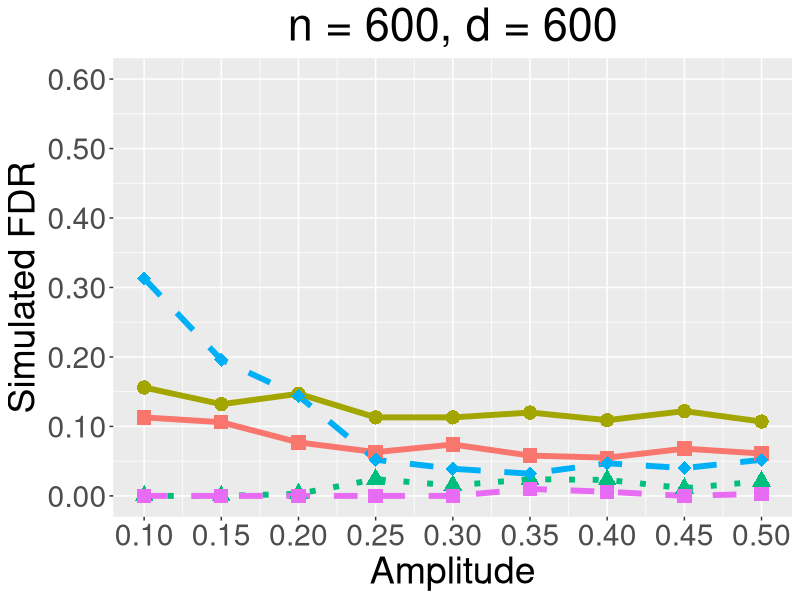
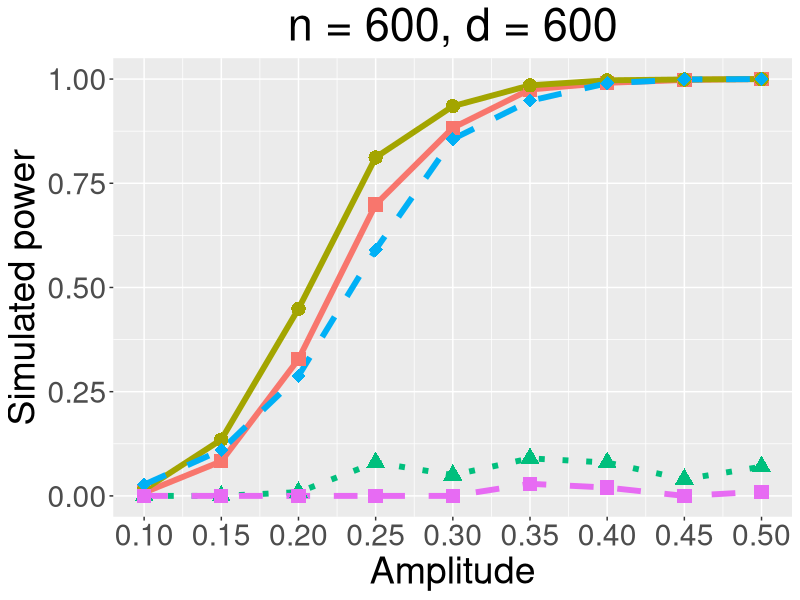
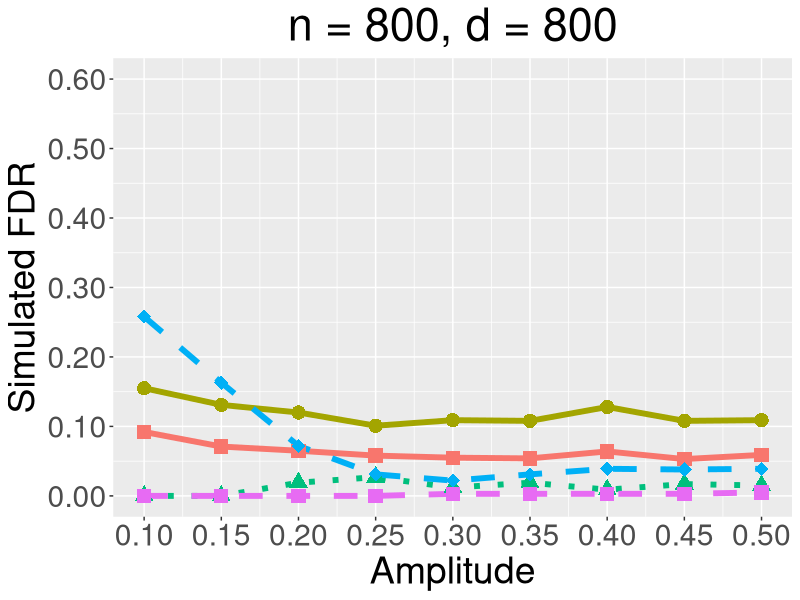
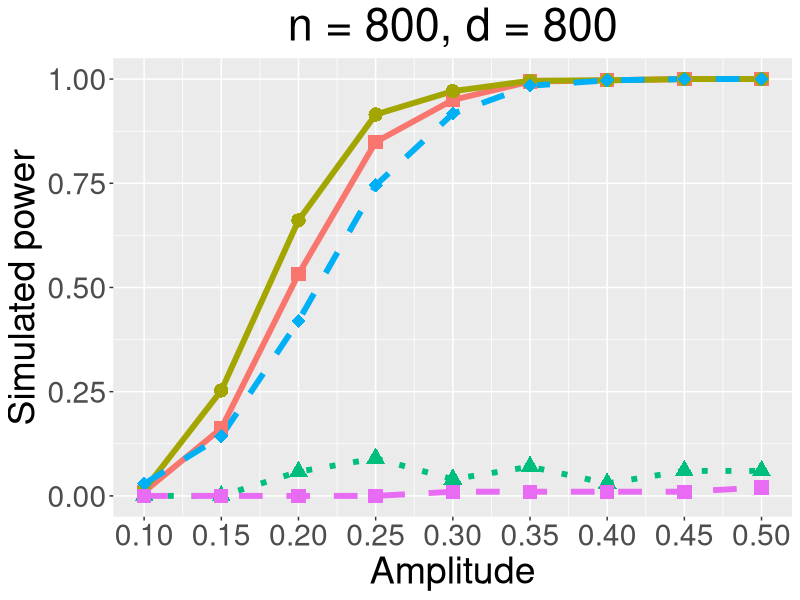
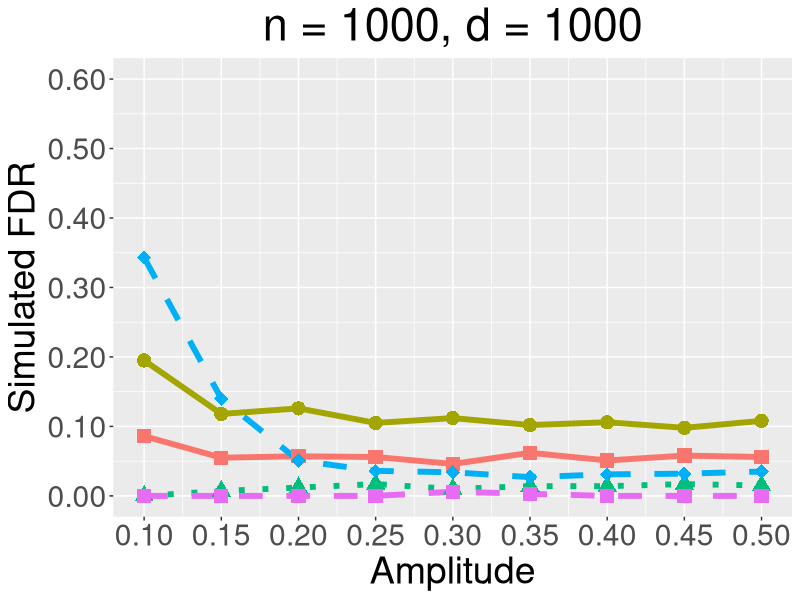
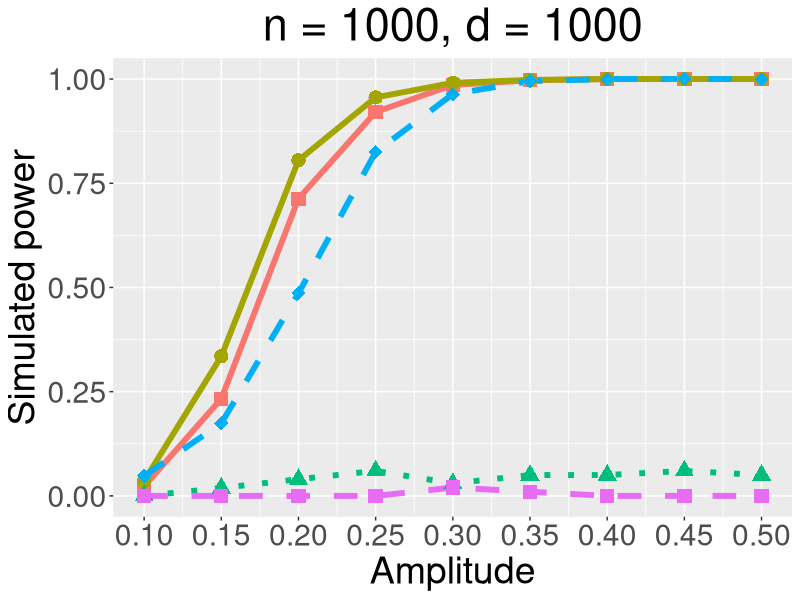
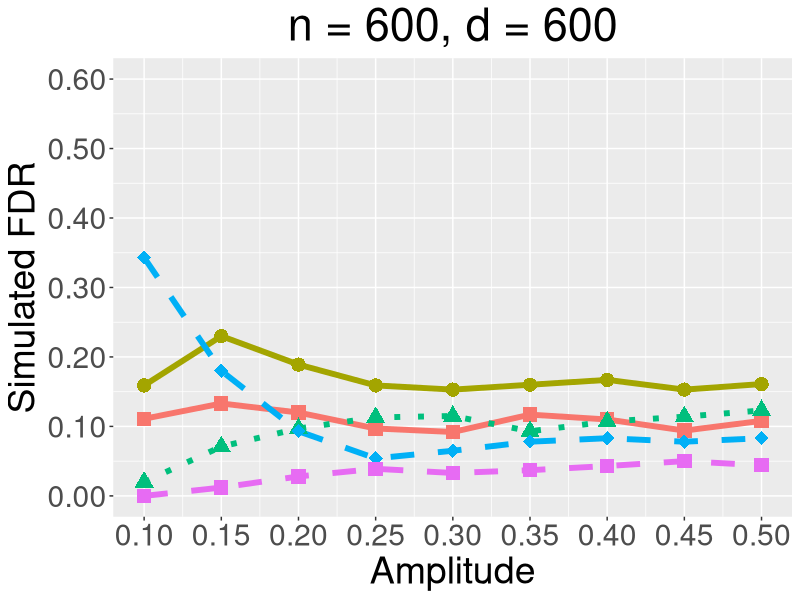
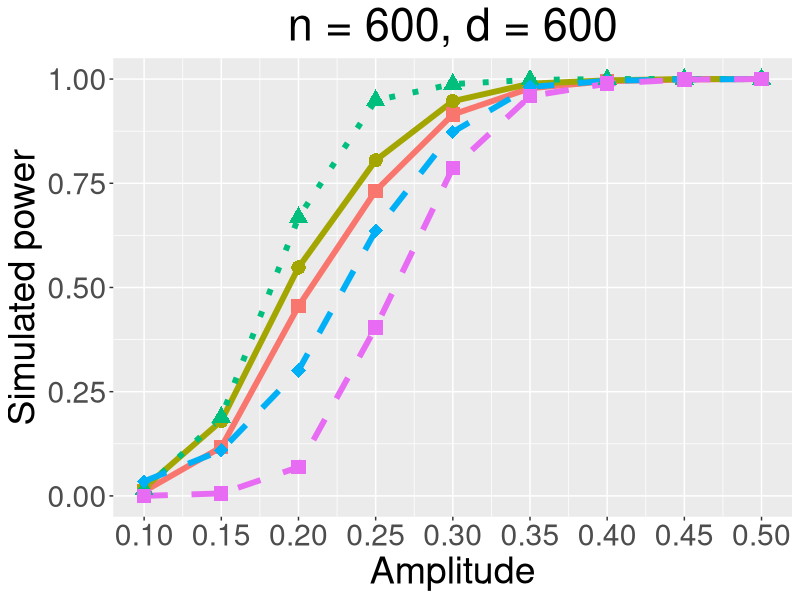

Recreate these plots in R, in order.
library(ggplot2)


########################################################
#DATA

n600p600fdr_005 = matrix(c(0.113,0.156,0,0.313,0,
                         0.106,0.132,0,0.196,0,
                         0.077,0.147,0.003,0.144,0,
                         0.063,0.113,0.024,0.052,0,
                         0.074,0.113,0.015,0.039,0,
                         0.058,0.120,0.024,0.032,0.010,
                         0.055,0.109,0.023,0.047,0.006,
                         0.068,0.122,0.011,0.040,0,
                         0.061,0.107,0.021,0.052,0.003),
                       byrow = TRUE, nrow = 9, ncol = 5)


n600p600power_005 = matrix(c(0.008,0.015,0,0.027,0,
                           0.083,0.135,0,0.110,0,
                           0.328,0.449,0.009,0.288,0,
                           0.699,0.812,0.080,0.591,0,
                           0.883,0.935,0.050,0.856,0,
                           0.975,0.985,0.090,0.948,0.029,
                           0.991,0.997,0.080,0.990,0.020,
                           0.998,0.999,0.040,0.999,0,
                           1,1,0.070,1,0.010),
                         byrow = TRUE, nrow = 9, ncol = 5)


n600p600fdr_01 = matrix(c(0.111,0.159,0.020,0.343,0,
                        0.133,0.230,0.071,0.180,0.012,
                        0.120,0.189,0.097,0.093,0.028,
                        0.097,0.159,0.113,0.054,0.039,
                        0.092,0.153,0.115,0.065,0.033,
                        0.117,0.160,0.093,0.078,0.037,
                        0.110,0.167,0.107,0.083,0.043,
                        0.094,0.153,0.114,0.078,0.050,
                        0.108,0.161,0.123,0.083,0.044),
                      byrow = TRUE, nrow = 9, ncol = 5)


n600p600power_01 = matrix(c(0.011,0.019,0.015,0.035,0,
                          0.117,0.180,0.189,0.109,0.006,
                          0.455,0.548,0.668,0.301,0.069,
                          0.732,0.805,0.949,0.636,0.404,
                          0.915,0.947,0.988,0.873,0.787,
                          0.978,0.989,0.998,0.981,0.959,
                          0.995,0.997,1,0.996,0.989,
                          0.999,1,1,0.999,0.999,
                          1,1,1,1,1),
                        byrow = TRUE, nrow = 9, ncol = 5)


###########################################################

n800p800fdr_005 = matrix(c(0.092,0.155,0,0.258,0,
                           0.071,0.131,0,0.163,0,
                           0.065,0.120,0.019,0.072,0,
                           0.058,0.101,0.027,0.031,0,
                           0.055,0.109,0.012,0.022,0.003,
                           0.054,0.108,0.019,0.031,0.003,
                           0.064,0.128,0.009,0.039,0.003,
                           0.053,0.108,0.017,0.038,0.003,
                           0.059,0.109,0.015,0.039,0.005),
                         byrow = TRUE, nrow = 9, ncol = 5)


n800p800power_005 = matrix(c(0.010,0.014,0,0.029,0,
                             0.162,0.253,0,0.143,0,
                             0.532,0.661,0.058,0.420,0,
                             0.849,0.915,0.090,0.745,0,
                             0.950,0.971,0.040,0.917,0.010,
                             0.994,0.996,0.070,0.984,0.010,
                             0.997,0.997,0.030,0.997,0.010,
                             1,1,0.060,1,0.010,
                             1,1,0.060,1,0.020),
                           byrow = TRUE, nrow = 9, ncol = 5)


n800p800fdr_01 = matrix(c(0.138,0.253,0.026,0.359,0,
                          0.175,0.232,0.109,0.121,0.007,
                          0.109,0.184,0.119,0.071,0.026,
                          0.107,0.166,0.096,0.060,0.028,
                          0.103,0.170,0.094,0.064,0.047,
                          0.114,0.172,0.114,0.069,0.054,
                          0.108,0.181,0.102,0.083,0.034,
                          0.095,0.167,0.114,0.067,0.038,
                          0.097,0.169,0.103,0.075,0.038),
                        byrow = TRUE, nrow = 9, ncol = 5)


n800p800power_01 = matrix(c(0.015,0.030,0.027,0.033,0,
                            0.188,0.249,0.425,0.150,0.002,
                            0.609,0.705,0.873,0.462,0.124,
                            0.869,0.913,0.975,0.756,0.646,
                            0.974,0.985,1,0.969,0.925,
                            0.993,0.997,0.999,0.995,0.982,
                            0.999,1,1,1,0.997,
                            1,1,1,1,0.999,
                            1,1,1,1,0.999),
                          byrow = TRUE, nrow = 9, ncol = 5)

###########################################################

n1000p1000fdr_005 = matrix(c(0.086,0.195,0,0.343,0,
                         0.055,0.118,0.007,0.140,0,
                         0.057,0.126,0.012,0.051,0,
                         0.056,0.105,0.017,0.036,0,
                         0.046,0.112,0.010,0.034,0.006,
                         0.062,0.102,0.014,0.027,0.003,
                         0.051,0.106,0.014,0.031,0,
                         0.058,0.098,0.017,0.032,0,
                         0.056,0.108,0.015,0.035,0),
                       byrow = TRUE, nrow = 9, ncol = 5)


n1000p1000power_005 = matrix(c(0.023,0.036,0,0.048,0,
                           0.233,0.335,0.019,0.174,0,
                           0.713,0.805,0.040,0.486,0,
                           0.921,0.956,0.060,0.825,0,
                           0.986,0.991,0.030,0.964,0.020,
                           0.997,0.998,0.050,0.995,0.010,
                           1,1,0.050,1,0,
                           1,1,0.060,1,0,
                           1,1,0.050,1,0),
                         byrow = TRUE, nrow = 9, ncol = 5)


n1000p1000fdr_01 = matrix(c(0.181,0.290,0.021,0.297,0,
                        0.123,0.213,0.113,0.144,0.002,
                        0.110,0.176,0.090,0.068,0.025,
                        0.103,0.180,0.100,0.056,0.029,
                        0.092,0.171,0.113,0.051,0.031,
                        0.103,0.173,0.080,0.060,0.029,
                        0.100,0.169,0.102,0.059,0.031,
                        0.103,0.157,0.118,0.070,0.037,
                        0.097,0.168,0.083,0.052,0.039),
                      byrow = TRUE, nrow = 9, ncol = 5)


n1000p1000power_01 = matrix(c(0.025,0.037,0.037,0.041,0,
                          0.313,0.423,0.679,0.189,0.007,
                          0.737,0.817,0.961,0.497,0.201,
                          0.953,0.973,0.993,0.873,0.803,
                          0.993,0.997,1,0.979,0.971,
                          0.999,1,1,0.998,0.996,
                          0.999,0.999,1,1,1,
                          1,1,1,1,1,
                          1,1,1,1,1),
                        byrow = TRUE, nrow = 9, ncol = 5)

##########################################################


###DRAW

# fdr005, 6 figures

# Set x label, it is public.
amplevel = rep(c(0.1,0.15,0.2,0.25,0.3,0.35,0.4,0.45,0.5), times = 5)
# Set the type of methods, it is public.
type = rep(c('A','B','C','D','E'), each = 9)

points = c('A' = 15, 'B' = 16, 'C' = 17, 'D' = 18, 'E' = 15)

# Read the data into dataframe.
fdr11 = c(n600p600fdr_005[,1], n600p600fdr_005[,2], n600p600fdr_005[,3], n600p600fdr_005[,4], n600p600fdr_005[,5])
df11 = data.frame(amplevel = amplevel, type = type, fdr = fdr11)

# DRAW
n600p600fdr_005 = 
  ggplot(data = df11, mapping = aes(x = amplevel, y = fdr, colour = type, shape = type, linetype = type)) + scale_linetype_manual(values=c("solid", "solid", "dotted", "dashed", "dashed")) + scale_shape_manual(values = points)+ geom_line(linewidth = 2) + geom_point(size = 4.5) + scale_x_continuous(name = "Amplitude", breaks = seq(0.1, 0.5, by = 0.05), labels = c("0.10", "0.15", "0.20", "0.25", "0.30", "0.35", "0.40", "0.45","0.50"), limits = c(0.1, 0.5)) + scale_y_continuous(name = "Simulated FDR", breaks = seq(0, 0.6, by = 0.1), labels = c("0.00","0.10", "0.20", "0.30", "0.40", "0.50", "0.60"), limits = c(0,0.6)) + ggtitle("n = 600, d = 600") + theme(legend.position = 'none', text = element_text(size = 27), plot.title = element_text(hjust = 0.5)) 

# SAVE
ggsave("n600p600fdr_005.pdf", device = "pdf", path = "C:/Users/朱正天/Desktop/Knockoff_code/Knockoff_pre/S3", width = 8, height = 6)


# Figure 1-2

# Read the data into dataframe.
pwr12 = c(n600p600power_005[,1], n600p600power_005[,2], n600p600power_005[,3], n600p600power_005[,4], n600p600power_005[,5])
df12 = data.frame(amplevel = amplevel, type = type, power = pwr12)

# DRAW
n600p600power_005 = 
  ggplot(data = df12, mapping = aes(x = amplevel, y = power, colour = type, shape = type, linetype = type)) + scale_linetype_manual(values=c("solid", "solid", "dotted", "dashed", "dashed")) + scale_shape_manual(values = points)+ geom_line(linewidth = 2) + geom_point(size = 4.5) + scale_x_continuous(name = "Amplitude", breaks = seq(0.1, 0.5, by = 0.05), labels = c("0.10", "0.15", "0.20", "0.25", "0.30", "0.35", "0.40", "0.45","0.50"), limits = c(0.1, 0.5)) + scale_y_continuous(name = "Simulated power", breaks = seq(0, 1, by = 0.25), labels = c("0.00","0.25", "0.50", "0.75", "1.00"), limits = c(0,1)) + ggtitle("n = 600, d = 600") + theme(legend.position = 'none', text = element_text(size = 27), plot.title = element_text(hjust = 0.5))

# SAVE
ggsave("n600p600power_005.pdf", device = "pdf", path = "C:/Users/朱正天/Desktop/Knockoff_code/Knockoff_pre/S3", width = 8, height = 6)


# Figure 1-3

# Read the data into dataframe.
fdr13 = c(n800p800fdr_005[,1], n800p800fdr_005[,2], n800p800fdr_005[,3], n800p800fdr_005[,4], n800p800fdr_005[,5])
df13 = data.frame(amplevel = amplevel, type = type, fdr = fdr13)

# DRAW
n800p800fdr_005 = 
  ggplot(data = df13, mapping = aes(x = amplevel, y = fdr, colour = type, shape = type, linetype = type)) + scale_linetype_manual(values=c("solid", "solid", "dotted", "dashed", "dashed")) + scale_shape_manual(values = points)+ geom_line(linewidth = 2) + geom_point(size = 4.5) + scale_x_continuous(name = "Amplitude", breaks = seq(0.1, 0.5, by = 0.05), labels = c("0.10", "0.15", "0.20", "0.25", "0.30", "0.35", "0.40", "0.45","0.50"), limits = c(0.1, 0.5)) + scale_y_continuous(name = "Simulated FDR", breaks = seq(0, 0.6, by = 0.1), labels = c("0.00","0.10", "0.20", "0.30", "0.40", "0.50", "0.60"), limits = c(0,0.6)) + ggtitle("n = 800, d = 800") + theme(legend.position = 'none', text = element_text(size = 27), plot.title = element_text(hjust = 0.5)) 

# SAVE
ggsave("n800p800fdr_005.pdf", device = "pdf", path = "C:/Users/朱正天/Desktop/Knockoff_code/Knockoff_pre/S3", width = 8, height = 6)


# Figure 1-4

# Read the data into dataframe.
pwr14 = c(n800p800power_005[,1], n800p800power_005[,2], n800p800power_005[,3], n800p800power_005[,4], n800p800power_005[,5])
df14 = data.frame(amplevel = amplevel, type = type, power = pwr14)

# DRAW
n800p800power_005 = 
  ggplot(data = df14, mapping = aes(x = amplevel, y = power, colour = type, shape = type, linetype = type)) + scale_linetype_manual(values=c("solid", "solid", "dotted", "dashed", "dashed")) + scale_shape_manual(values = points)+ geom_line(linewidth = 2) + geom_point(size = 4.5) + scale_x_continuous(name = "Amplitude", breaks = seq(0.1, 0.5, by = 0.05), labels = c("0.10", "0.15", "0.20", "0.25", "0.30", "0.35", "0.40", "0.45","0.50"), limits = c(0.1, 0.5)) + scale_y_continuous(name = "Simulated power", breaks = seq(0, 1, by = 0.25), labels = c("0.00","0.25", "0.50", "0.75", "1.00"), limits = c(0,1)) + ggtitle("n = 800, d = 800") + theme(legend.position = 'none', text = element_text(size = 27), plot.title = element_text(hjust = 0.5))

# SAVE
ggsave("n800p800power_005.pdf", device = "pdf", path = "C:/Users/朱正天/Desktop/Knockoff_code/Knockoff_pre/S3", width = 8, height = 6)


# Figure 1-9

# Read the data into dataframe.
fdr19 = c(n1000p1000fdr_005[,1], n1000p1000fdr_005[,2], n1000p1000fdr_005[,3], n1000p1000fdr_005[,4], n1000p1000fdr_005[,5])
df19 = data.frame(amplevel = amplevel, type = type, fdr = fdr19)

# DRAW
n1000p1000fdr_005 = 
  ggplot(data = df19, mapping = aes(x = amplevel, y = fdr, colour = type, shape = type, linetype = type)) + scale_linetype_manual(values=c("solid", "solid", "dotted", "dashed", "dashed")) + scale_shape_manual(values = points)+ geom_line(linewidth = 2) + geom_point(size = 4.5) + scale_x_continuous(name = "Amplitude", breaks = seq(0.1, 0.5, by = 0.05), labels = c("0.10", "0.15", "0.20", "0.25", "0.30", "0.35", "0.40", "0.45","0.50"), limits = c(0.1, 0.5)) + scale_y_continuous(name = "Simulated FDR", breaks = seq(0, 0.6, by = 0.1), labels = c("0.00","0.10", "0.20", "0.30", "0.40", "0.50", "0.60"), limits = c(0,0.6)) + ggtitle("n = 1000, d = 1000") + theme(legend.position = 'none', text = element_text(size = 27), plot.title = element_text(hjust = 0.5)) 

# SAVE
ggsave("n1000p1000fdr_005.pdf", device = "pdf", path = "C:/Users/朱正天/Desktop/Knockoff_code/Knockoff_pre/S3", width = 8, height = 6)


# Figure 1-10

# Read the data into dataframe.
pwr110 = c(n1000p1000power_005[,1], n1000p1000power_005[,2], n1000p1000power_005[,3], n1000p1000power_005[,4], n1000p1000power_005[,5])
df110 = data.frame(amplevel = amplevel, type = type, power = pwr110)

# DRAW
n1000p1000power_005 = 
  ggplot(data = df110, mapping = aes(x = amplevel, y = power, colour = type, shape = type, linetype = type)) + scale_linetype_manual(values=c("solid", "solid", "dotted", "dashed", "dashed")) + scale_shape_manual(values = points)+ geom_line(linewidth = 2) + geom_point(size = 4.5) + scale_x_continuous(name = "Amplitude", breaks = seq(0.1, 0.5, by = 0.05), labels = c("0.10", "0.15", "0.20", "0.25", "0.30", "0.35", "0.40", "0.45","0.50"), limits = c(0.1, 0.5)) + scale_y_continuous(name = "Simulated power", breaks = seq(0, 1, by = 0.25), labels = c("0.00","0.25", "0.50", "0.75", "1.00"), limits = c(0,1)) + ggtitle("n = 1000, d = 1000") + theme(legend.position = 'none', text = element_text(size = 27), plot.title = element_text(hjust = 0.5))

# SAVE
ggsave("n1000p1000power_005.pdf", device = "pdf", path = "C:/Users/朱正天/Desktop/Knockoff_code/Knockoff_pre/S3", width = 8, height = 6)




# fdr01, 6 figures


# Figure 2-1
# Set x label, it is public.
amp = rep(c(0.1,0.15,0.2,0.25,0.3,0.35,0.4,0.45,0.5), times = 5)

# Read the data into dataframe.
fdr21 = c(n600p600fdr_01[,1], n600p600fdr_01[,2], n600p600fdr_01[,3], n600p600fdr_01[,4], n600p600fdr_01[,5])
df21 = data.frame(amp = amp, type = type, fdr = fdr21)

# DRAW
n600p600fdr_01 = 
  ggplot(data = df21, mapping = aes(x = amp, y = fdr, colour = type, shape = type, linetype = type)) + scale_linetype_manual(values=c("solid", "solid", "dotted", "dashed", "dashed")) + scale_shape_manual(values = points)+ geom_line(linewidth = 2) + geom_point(size = 4.5) + scale_x_continuous(name = "Amplitude", breaks = seq(0.1, 0.5, by = 0.05), labels = c("0.10", "0.15", "0.20", "0.25", "0.30", "0.35", "0.40", "0.45","0.50"), limits = c(0.1, 0.5)) + ggtitle("n = 600, d = 600") + theme(legend.position = 'none', text = element_text(size = 27), plot.title = element_text(hjust = 0.5)) + scale_y_continuous(name = "Simulated FDR", breaks = seq(0, 0.6, by = 0.1), labels = c("0.00","0.10", "0.20", "0.30", "0.40", "0.50", "0.60"), limits = c(0,0.6))

# SAVE
ggsave("n600p600fdr_01.pdf", device = "pdf", path = "C:/Users/朱正天/Desktop/Knockoff_code/Knockoff_pre/S3", width = 8, height = 6)


# Figure 2-2

# Read the data into dataframe.
pwr22 = c(n600p600power_01[,1], n600p600power_01[,2], n600p600power_01[,3], n600p600power_01[,4], n600p600power_01[,5])
df22 = data.frame(amp = amp, type = type, power = pwr22)

# DRAW
n600p600power_01 = 
  ggplot(data = df22, mapping = aes(x = amp, y = power, colour = type, shape = type, linetype = type)) + scale_linetype_manual(values=c("solid", "solid", "dotted", "dashed", "dashed")) + scale_shape_manual(values = points)+ geom_line(linewidth = 2) + geom_point(size = 4.5) + scale_x_continuous(name = "Amplitude", breaks = seq(0.1, 0.5, by = 0.05), labels = c("0.10", "0.15", "0.20", "0.25", "0.30", "0.35", "0.40", "0.45","0.50"), limits = c(0.1, 0.5)) + scale_y_continuous(name = "Simulated power", breaks = seq(0, 1, by = 0.25), labels = c("0.00","0.25", "0.50", "0.75", "1.00"), limits = c(0,1)) + ggtitle("n = 600, d = 600") + theme(legend.position = 'none', text = element_text(size = 27), plot.title = element_text(hjust = 0.5))

# SAVE
ggsave("n600p600power_01.pdf", device = "pdf", path = "C:/Users/朱正天/Desktop/Knockoff_code/Knockoff_pre/S3", width = 8, height = 6)



# Figure 2-3

# Read the data into dataframe.
fdr23 = c(n800p800fdr_01[,1], n800p800fdr_01[,2], n800p800fdr_01[,3], n800p800fdr_01[,4], n800p800fdr_01[,5])
df23 = data.frame(amp = amp, type = type, fdr = fdr23)

# DRAW
n800p800fdr_01 = 
  ggplot(data = df23, mapping = aes(x = amp, y = fdr, colour = type, shape = type, linetype = type)) + scale_linetype_manual(values=c("solid", "solid", "dotted", "dashed", "dashed")) + scale_shape_manual(values = points)+ geom_line(linewidth = 2) + geom_point(size = 4.5) + scale_x_continuous(name = "Amplitude", breaks = seq(0.1, 0.5, by = 0.05), labels = c("0.10", "0.15", "0.20", "0.25", "0.30", "0.35", "0.40", "0.45","0.50"), limits = c(0.1, 0.5)) + ggtitle("n = 800, d = 800") + theme(legend.position = 'none', text = element_text(size = 27), plot.title = element_text(hjust = 0.5)) + scale_y_continuous(name = "Simulated FDR", breaks = seq(0, 0.6, by = 0.1), labels = c("0.00","0.10", "0.20", "0.30", "0.40", "0.50", "0.60"), limits = c(0,0.6))

# SAVE
ggsave("n800p800fdr_01.pdf", device = "pdf", path = "C:/Users/朱正天/Desktop/Knockoff_code/Knockoff_pre/S3", width = 8, height = 6)


# Figure 2-4

# Read the data into dataframe.
pwr24 = c(n800p800power_01[,1], n800p800power_01[,2], n800p800power_01[,3], n800p800power_01[,4], n800p800power_01[,5])
df24 = data.frame(amp = amp, type = type, power = pwr24)

# DRAW
n800p800power_01 = 
  ggplot(data = df24, mapping = aes(x = amp, y = power, colour = type, shape = type, linetype = type)) + scale_linetype_manual(values=c("solid", "solid", "dotted", "dashed", "dashed")) + scale_shape_manual(values = points)+ geom_line(linewidth = 2) + geom_point(size = 4.5) + scale_x_continuous(name = "Amplitude", breaks = seq(0.1, 0.5, by = 0.05), labels = c("0.10", "0.15", "0.20", "0.25", "0.30", "0.35", "0.40", "0.45","0.50"), limits = c(0.1, 0.5)) + scale_y_continuous(name = "Simulated power", breaks = seq(0, 1, by = 0.25), labels = c("0.00","0.25", "0.50", "0.75", "1.00"), limits = c(0,1)) + ggtitle("n = 800, d = 800") + theme(legend.position = 'none', text = element_text(size = 27), plot.title = element_text(hjust = 0.5))

# SAVE
ggsave("n800p800power_01.pdf", device = "pdf", path = "C:/Users/朱正天/Desktop/Knockoff_code/Knockoff_pre/S3", width = 8, height = 6)


# Figure 2-9

# Read the data into dataframe.
fdr29 = c(n1000p1000fdr_01[,1], n1000p1000fdr_01[,2], n1000p1000fdr_01[,3], n1000p1000fdr_01[,4], n1000p1000fdr_01[,5])
df29 = data.frame(amp = amp, type = type, fdr = fdr29)

# DRAW
n1000p1000fdr_01 = 
  ggplot(data = df29, mapping = aes(x = amp, y = fdr, colour = type, shape = type, linetype = type)) + scale_linetype_manual(values=c("solid", "solid", "dotted", "dashed", "dashed")) + scale_shape_manual(values = points)+ geom_line(linewidth = 2) + geom_point(size = 4.5) + scale_x_continuous(name = "Amplitude", breaks = seq(0.1, 0.5, by = 0.05), labels = c("0.10", "0.15", "0.20", "0.25", "0.30", "0.35", "0.40", "0.45","0.50"), limits = c(0.1, 0.5)) + ggtitle("n = 1000, d = 1000") + theme(legend.position = 'none', text = element_text(size = 27), plot.title = element_text(hjust = 0.5)) + scale_y_continuous(name = "Simulated FDR", breaks = seq(0, 0.6, by = 0.1), labels = c("0.00","0.10", "0.20", "0.30", "0.40", "0.50", "0.60"), limits = c(0,0.6))

# SAVE
ggsave("n1000p1000fdr_01.pdf", device = "pdf", path = "C:/Users/朱正天/Desktop/Knockoff_code/Knockoff_pre/S3", width = 8, height = 6)


# Figure 2-10

# Read the data into dataframe.
pwr210 = c(n1000p1000power_01[,1], n1000p1000power_01[,2], n1000p1000power_01[,3], n1000p1000power_01[,4], n1000p1000power_01[,5])
df210 = data.frame(amp = amp, type = type, power = pwr210)

# DRAW
n1000p1000power_01 = 
  ggplot(data = df210, mapping = aes(x = amp, y = power, colour = type, shape = type, linetype = type)) + scale_linetype_manual(values=c("solid", "solid", "dotted", "dashed", "dashed")) + scale_shape_manual(values = points)+ geom_line(linewidth = 2) + geom_point(size = 4.5) + scale_x_continuous(name = "Amplitude", breaks = seq(0.1, 0.5, by = 0.05), labels = c("0.10", "0.15", "0.20", "0.25", "0.30", "0.35", "0.40", "0.45","0.50"), limits = c(0.1, 0.5)) + scale_y_continuous(name = "Simulated power", breaks = seq(0, 1, by = 0.25), labels = c("0.00","0.25", "0.50", "0.75", "1.00"), limits = c(0,1)) + ggtitle("n = 1000, d = 1000") + theme(legend.position = 'none', text = element_text(size = 27), plot.title = element_text(hjust = 0.5))

# SAVE
ggsave("n1000p1000power_01.pdf", device = "pdf", path = "C:/Users/朱正天/Desktop/Knockoff_code/Knockoff_pre/S3", width = 8, height = 6)




